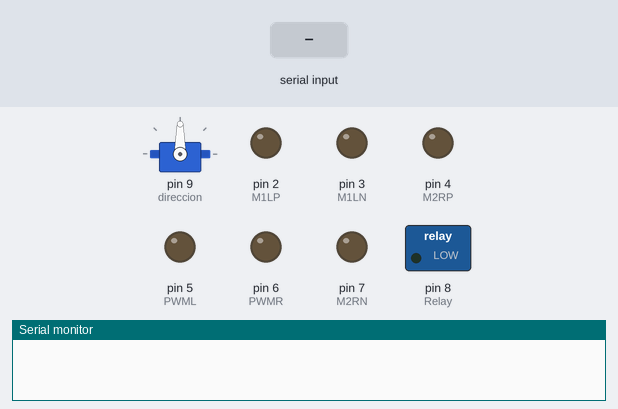
Bench run of a sketch on a simulated Arduino Uno, built with avr-gcc and run on an emulated ATmega328P. Parts: servo, switched loads named in the sketch (green lamp = pin HIGH), output pins drawn as LEDs (lit = HIGH), the last lines printed to the serial monitor. The inputs (shaded band) are chosen by the test bench.

Above: at 1.2 s.
1.3 s: "d" received over Serial
At 4.0 s:
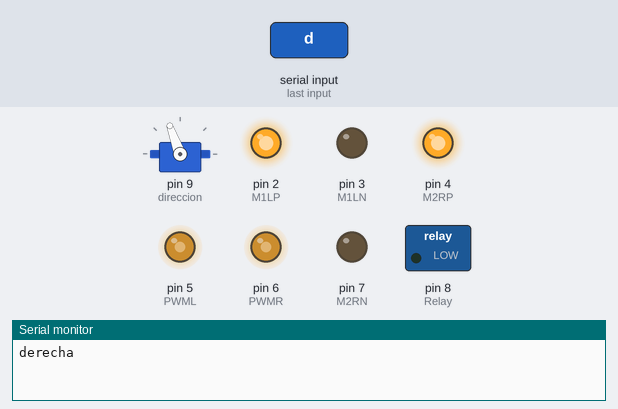
4.3 s: "w" received over Serial
At 5.1 s:
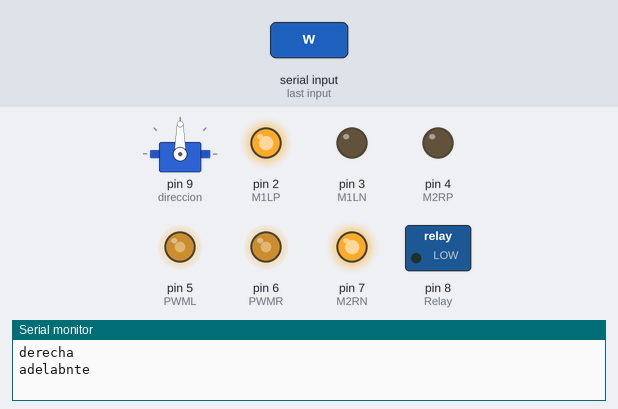
5.8 s: "s" received over Serial
At 6.2 s:
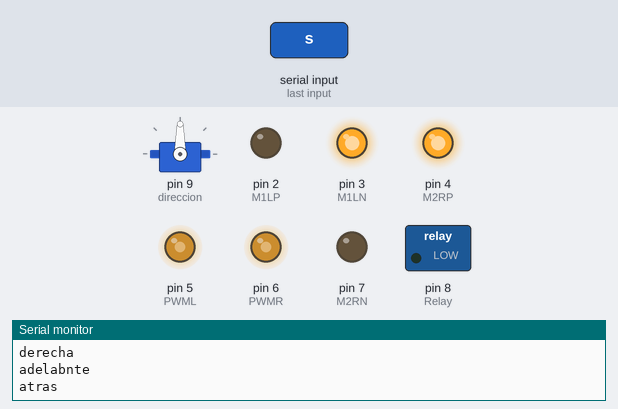
7.3 s: "a" received over Serial
At 8.2 s:
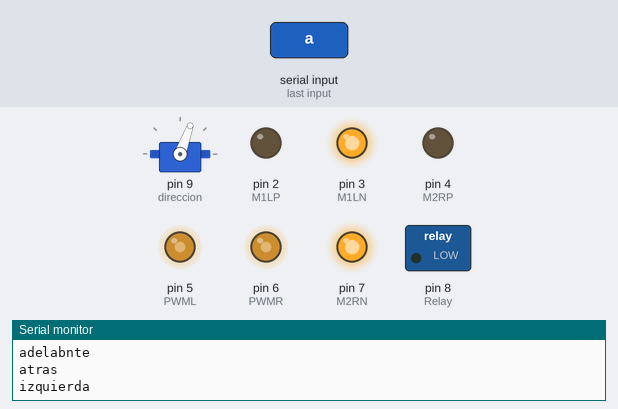
9.1 s: "l" received over Serial
At 9.9 s:
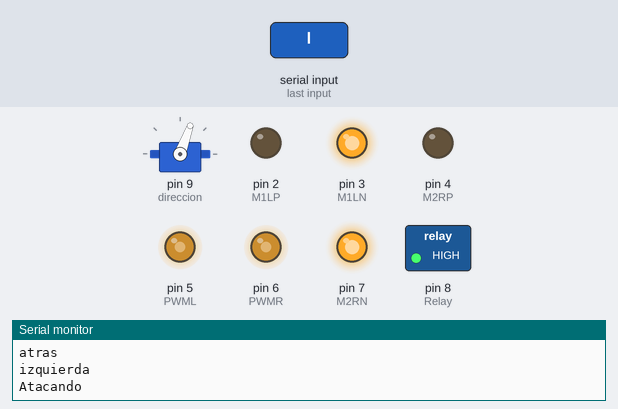
10.6 s: "n" received over Serial
At 11.1 s:
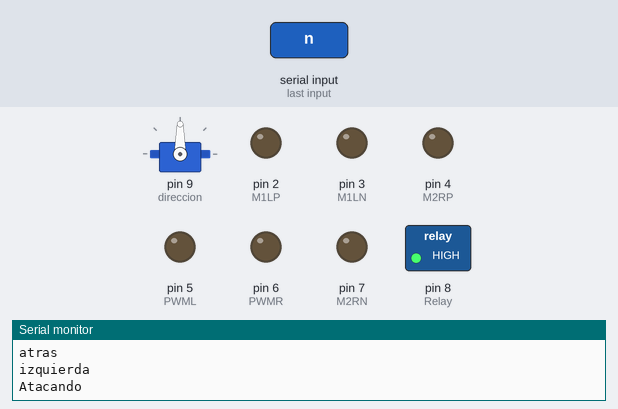
Timing chart, 0 to 13.1 s (numbered marks = the images above; inputs shaded):
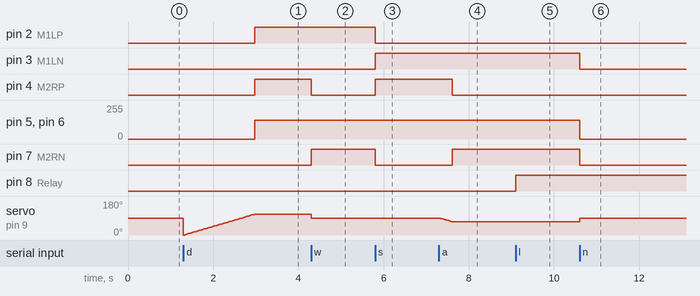

The sketch:

Auto_Tonche_Rev_B.ino
```cpp
// Auto de Experimentos de Tonche Rev B.
// software Basado en el codigo BMCB_REV_A
#include <Servo.h>

#define Relay 8
#define PWMR 6
#define PWML 5
#define M1LP 2
#define M1LN 3
#define M2RP 4
#define M2RN 7

#define ENABLE 1
#define DISABLE 0
#define WIFI 1
#define BT 0

Servo direccion;
static int pos;
int vel = 140;
enum direcciones{izq,der,reposo,fwd,bwd};
int estado;
void setup() {
  // put your setup code here, to run once:
  ComunicationInit(BT);
  powerTrain_Init();
  estado = reposo;
  Serial.begin(9600);
  detener();
  direccion.write(90);
}

void loop() {
  // put your main code here, to run repeatedly:
  if(Serial.available())
  {
    estado = Serial.read();
  }
  else
  {
    estado = Serial.read();
  }
  switch(estado)
  {
    case 'w':
      Serial.println("adelabnte");
      adelante(vel);
      DireccionCentro();
    break;
    case 's':
      Serial.println("atras");
      atras(vel);
      DireccionCentro();
    break;
    case 'a':
      Serial.println("izquierda");
      DireccionIzquierda();
      izquierda(vel);
    break;
    case 'd':
      Serial.println("derecha");
      DireccionDerecha();
      derecha(vel);
    break;
    case 'o':
      vel = 255;
      Serial.print("Velocidad = ");
      Serial.println(vel);
      estado = 0;
    break;
    case 'p':
      vel = 140;
      Serial.print("Velocidad = ");
      Serial.println(vel);
      estado = 0;
    break;
    case 'l':
      Attack(ENABLE);
      Serial.println("Atacando");
    break;
    case 'k':
      Attack(DISABLE);
      Serial.println("No atacando");
    break;
    case 'n':
      detener();
      DireccionCentro();
      delay(50);
    break;
    case '0':
      direccion.write(90);
      delay(100);
      direccion.write(125);
      delay(1000);
      direccion.write(65);
      delay(1000);
      direccion.write(90);
    break;
  }
}

void testRotation(void)
{
    switch(estado)
  {
    case reposo:
      Serial.println("Reposo");
      DireccionCentro();
      detener();
      delay(3000);
      estado = izq;
    break;
    case izq:
      Serial.println("Izquierda");
      DireccionIzquierda();
      izquierda(vel);
      delay(3000);
      estado = der;
    break;
    case der:
      Serial.println("Derecha");
      DireccionDerecha();
      derecha(vel);
      delay(3000);
      estado = fwd;
    break;
    case fwd:
      Serial.println("Adelante");
      adelante(vel);
      delay(3000);
      estado = bwd;
    break;
    case bwd:
      Serial.println("Atras");
      atras(vel);
      delay(3000);
      estado = reposo;
    break;
  }
}

void Attack(char mode)
{
  switch(mode)
  {
    case 1:
      digitalWrite(Relay,HIGH);
    break;
    case 0:
      digitalWrite(Relay,LOW);
    break;
  }
}

void ComunicationInit(char mode)
{
  if(mode == WIFI)
  {

  }
  else if(mode == BT)
  {
    Serial.begin(9600);
  }
}

void powerTrain_Init(void)
{
  direccion.attach(9);
  direccion.write(90);
  pinMode(Relay, OUTPUT);
  pinMode(PWMR,OUTPUT);
  pinMode(PWML,OUTPUT);
  pinMode(M1LP,OUTPUT);
  pinMode(M1LN,OUTPUT);
  pinMode(M2RP,OUTPUT);
  pinMode(M2RN,OUTPUT);

  digitalWrite(Relay,LOW);
  digitalWrite(M1LP,LOW);
  digitalWrite(M1LN,LOW);
  digitalWrite(M2RN,LOW);
  digitalWrite(M2RP,LOW);

  analogWrite(PWML,0);
  analogWrite(PWMR,0);
}

void DireccionDerecha(void)
{
  // max turn right = 125;
  for(int i=pos;i<=110;i++)
  {
    direccion.write(i);
    delay(15);
  }
  pos = 125;
  //direccion.write(125);
}

void DireccionIzquierda(void)
{
  //max turn left = 55
  for(int i=pos;i>=70;i--)
  {
    direccion.write(i);
    delay(15);
  }
  pos = 55;
  //direccion.write(55);
}

void DireccionCentro(void)
{
  direccion.write(90);
  delay(15);
  pos = 90;
}

void adelante(int velocidad)
{
 digitalWrite(M1LP,HIGH);
 digitalWrite(M1LN,LOW);
 digitalWrite(M2RN,HIGH);
 digitalWrite(M2RP,LOW);
 analogWrite(PWML,velocidad);
 analogWrite(PWMR,velocidad);
}

void atras(int velocidad)
{
   digitalWrite(M1LP,LOW);
   digitalWrite(M1LN,HIGH);
   digitalWrite(M2RN,LOW);
   digitalWrite(M2RP,HIGH);
   analogWrite(PWML,velocidad);
   analogWrite(PWMR,velocidad);
}

void izquierda(int velocidad)
{
   digitalWrite(M1LP,LOW);
   digitalWrite(M1LN,HIGH);
   digitalWrite(M2RN,HIGH);
   digitalWrite(M2RP,LOW);
   analogWrite(PWML,velocidad);
   analogWrite(PWMR,velocidad);

}

void derecha(int velocidad)
{
   digitalWrite(M1LP,HIGH);
   digitalWrite(M1LN,LOW);
   digitalWrite(M2RN,LOW);
   digitalWrite(M2RP,HIGH);
   analogWrite(PWML,velocidad);
   analogWrite(PWMR,velocidad);
}

void detener(void)
{
   digitalWrite(M1LP,LOW);
   digitalWrite(M1LN,LOW);
   digitalWrite(M2RN,LOW);
   digitalWrite(M2RP,LOW);
   analogWrite(PWML,0);
   analogWrite(PWMR,0);
}
```

Measured:
- after the input at 1.3 s, pin 2 (M1LP), pin 4 (M2RP): LOW → HIGH after 1.7 s; pin 5 (PWML), pin 6 (PWMR): 0/255 → 140/255 after 1.7 s
- after the input at 4.3 s, pin 4 (M2RP): HIGH → LOW at once; pin 7 (M2RN): LOW → HIGH at once; servo on pin 9 (direccion): 110° → 90° at once
- after the input at 5.8 s, pin 2 (M1LP), pin 7 (M2RN): HIGH → LOW at once; pin 3 (M1LN), pin 4 (M2RP): LOW → HIGH at once
- after the input at 7.3 s, pin 4 (M2RP): HIGH → LOW after 0.32 s; pin 7 (M2RN): LOW → HIGH after 0.32 s; servo on pin 9 (direccion): moves from 90° to 70° over 0.30 s, starting at once
- after the input at 9.1 s, pin 8 (Relay): LOW → HIGH at once
- after the input at 10.6 s, pin 3 (M1LN), pin 7 (M2RN): HIGH → LOW at once; pin 5 (PWML), pin 6 (PWMR): 140/255 → 0/255 at once; servo on pin 9 (direccion): 70° → 90° at once
